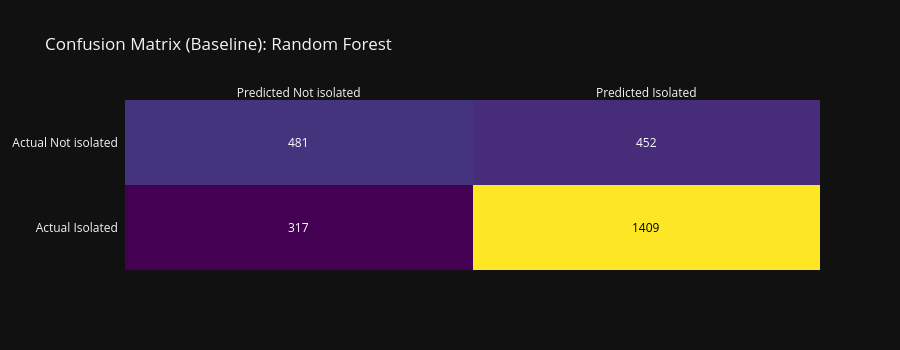
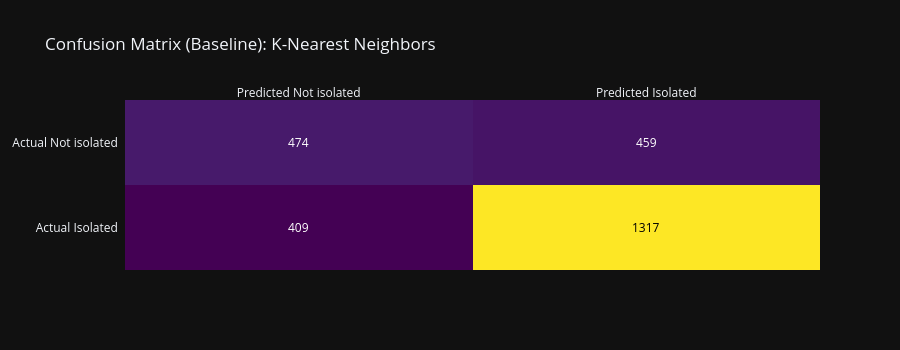
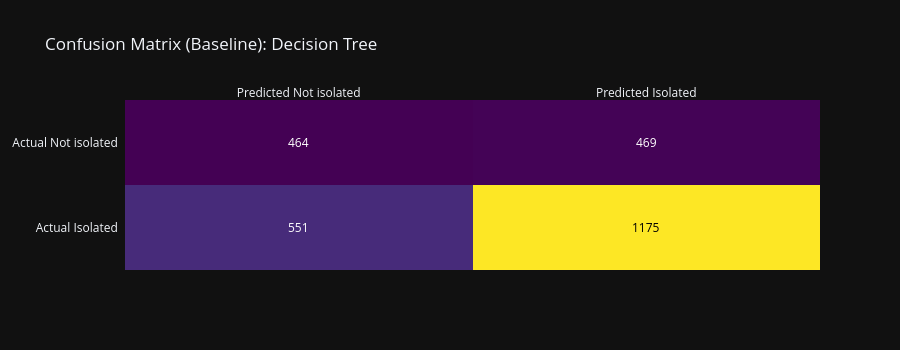
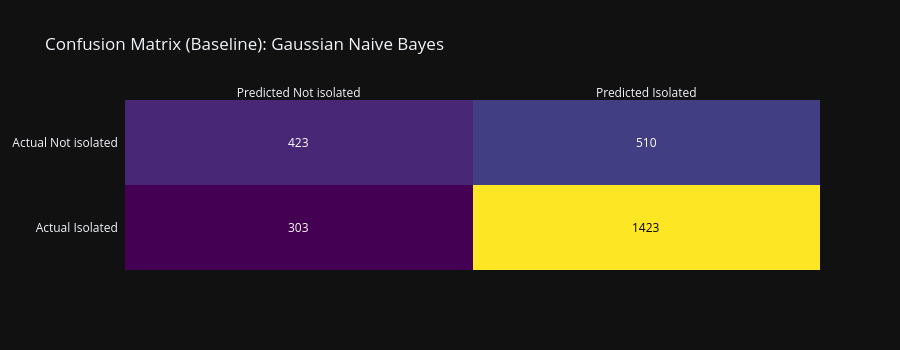

These figures' notebook cell, in order:
### Code cell
# Confusion matrices
for name in cm_data:
    cm = cm_data[name]
    fig_cm = ff.create_annotated_heatmap(
        z=cm.tolist(),
        x=["Predicted Not isolated", "Predicted Isolated"],
        y=["Actual Not isolated", "Actual Isolated"],
        annotation_text=[[str(y) for y in x] for x in cm.tolist()],
        colorscale="Viridis"
    )
    fig_cm.update_layout(title_text=f"Confusion Matrix (Baseline): {name}",
                         yaxis=dict(autorange="reversed"), height=350)
    fig_cm.show()

### Figure 1 — Plotly figure (JSON) as saved in the notebook; plotly's stock layout.template omitted (floating-point values rounded to 4 significant figures)
{"data": [{"colorscale": [[0.0, "#440154"], [0.1111, "#482878"], [0.2222, "#3e4989"], [0.3333, "#31688e"], [0.4444, "#26828e"], [0.5556, "#1f9e89"], [0.6667, "#35b779"], [0.7778, "#6ece58"], [0.8889, "#b5de2b"], [1.0, "#fde725"]], "reversescale": false, "showscale": false, "x": ["Predicted Not isolated", "Predicted Isolated"], "y": ["Actual Not isolated", "Actual Isolated"], "z": [[481, 452], [317, 1409]], "type": "heatmap"}], "layout": {"annotations": [{"font": {"color": "#FFFFFF"}, "showarrow": false, "text": "481", "x": "Predicted Not isolated", "xref": "x", "y": "Actual Not isolated", "yref": "y"}, {"font": {"color": "#FFFFFF"}, "showarrow": false, "text": "452", "x": "Predicted Isolated", "xref": "x", "y": "Actual Not isolated", "yref": "y"}, {"font": {"color": "#FFFFFF"}, "showarrow": false, "text": "317", "x": "Predicted Not isolated", "xref": "x", "y": "Actual Isolated", "yref": "y"}, {"font": {"color": "#000000"}, "showarrow": false, "text": "1409", "x": "Predicted Isolated", "xref": "x", "y": "Actual Isolated", "yref": "y"}], "xaxis": {"dtick": 1, "gridcolor": "rgb(0, 0, 0)", "side": "top", "ticks": ""}, "yaxis": {"dtick": 1, "ticks": "", "ticksuffix": "  ", "autorange": "reversed"}, "title": {"text": "Confusion Matrix (Baseline): Random Forest"}, "height": 350}}

### Figure 2 — Plotly figure (JSON) as saved in the notebook; plotly's stock layout.template omitted (floating-point values rounded to 4 significant figures)
{"data": [{"colorscale": [[0.0, "#440154"], [0.1111, "#482878"], [0.2222, "#3e4989"], [0.3333, "#31688e"], [0.4444, "#26828e"], [0.5556, "#1f9e89"], [0.6667, "#35b779"], [0.7778, "#6ece58"], [0.8889, "#b5de2b"], [1.0, "#fde725"]], "reversescale": false, "showscale": false, "x": ["Predicted Not isolated", "Predicted Isolated"], "y": ["Actual Not isolated", "Actual Isolated"], "z": [[474, 459], [409, 1317]], "type": "heatmap"}], "layout": {"annotations": [{"font": {"color": "#FFFFFF"}, "showarrow": false, "text": "474", "x": "Predicted Not isolated", "xref": "x", "y": "Actual Not isolated", "yref": "y"}, {"font": {"color": "#FFFFFF"}, "showarrow": false, "text": "459", "x": "Predicted Isolated", "xref": "x", "y": "Actual Not isolated", "yref": "y"}, {"font": {"color": "#FFFFFF"}, "showarrow": false, "text": "409", "x": "Predicted Not isolated", "xref": "x", "y": "Actual Isolated", "yref": "y"}, {"font": {"color": "#000000"}, "showarrow": false, "text": "1317", "x": "Predicted Isolated", "xref": "x", "y": "Actual Isolated", "yref": "y"}], "xaxis": {"dtick": 1, "gridcolor": "rgb(0, 0, 0)", "side": "top", "ticks": ""}, "yaxis": {"dtick": 1, "ticks": "", "ticksuffix": "  ", "autorange": "reversed"}, "title": {"text": "Confusion Matrix (Baseline): K-Nearest Neighbors"}, "height": 350}}

### Figure 3 — Plotly figure (JSON) as saved in the notebook; plotly's stock layout.template omitted (floating-point values rounded to 4 significant figures)
{"data": [{"colorscale": [[0.0, "#440154"], [0.1111, "#482878"], [0.2222, "#3e4989"], [0.3333, "#31688e"], [0.4444, "#26828e"], [0.5556, "#1f9e89"], [0.6667, "#35b779"], [0.7778, "#6ece58"], [0.8889, "#b5de2b"], [1.0, "#fde725"]], "reversescale": false, "showscale": false, "x": ["Predicted Not isolated", "Predicted Isolated"], "y": ["Actual Not isolated", "Actual Isolated"], "z": [[464, 469], [551, 1175]], "type": "heatmap"}], "layout": {"annotations": [{"font": {"color": "#FFFFFF"}, "showarrow": false, "text": "464", "x": "Predicted Not isolated", "xref": "x", "y": "Actual Not isolated", "yref": "y"}, {"font": {"color": "#FFFFFF"}, "showarrow": false, "text": "469", "x": "Predicted Isolated", "xref": "x", "y": "Actual Not isolated", "yref": "y"}, {"font": {"color": "#FFFFFF"}, "showarrow": false, "text": "551", "x": "Predicted Not isolated", "xref": "x", "y": "Actual Isolated", "yref": "y"}, {"font": {"color": "#000000"}, "showarrow": false, "text": "1175", "x": "Predicted Isolated", "xref": "x", "y": "Actual Isolated", "yref": "y"}], "xaxis": {"dtick": 1, "gridcolor": "rgb(0, 0, 0)", "side": "top", "ticks": ""}, "yaxis": {"dtick": 1, "ticks": "", "ticksuffix": "  ", "autorange": "reversed"}, "title": {"text": "Confusion Matrix (Baseline): Decision Tree"}, "height": 350}}

### Figure 4 — Plotly figure (JSON) as saved in the notebook; plotly's stock layout.template omitted (floating-point values rounded to 4 significant figures)
{"data": [{"colorscale": [[0.0, "#440154"], [0.1111, "#482878"], [0.2222, "#3e4989"], [0.3333, "#31688e"], [0.4444, "#26828e"], [0.5556, "#1f9e89"], [0.6667, "#35b779"], [0.7778, "#6ece58"], [0.8889, "#b5de2b"], [1.0, "#fde725"]], "reversescale": false, "showscale": false, "x": ["Predicted Not isolated", "Predicted Isolated"], "y": ["Actual Not isolated", "Actual Isolated"], "z": [[423, 510], [303, 1423]], "type": "heatmap"}], "layout": {"annotations": [{"font": {"color": "#FFFFFF"}, "showarrow": false, "text": "423", "x": "Predicted Not isolated", "xref": "x", "y": "Actual Not isolated", "yref": "y"}, {"font": {"color": "#FFFFFF"}, "showarrow": false, "text": "510", "x": "Predicted Isolated", "xref": "x", "y": "Actual Not isolated", "yref": "y"}, {"font": {"color": "#FFFFFF"}, "showarrow": false, "text": "303", "x": "Predicted Not isolated", "xref": "x", "y": "Actual Isolated", "yref": "y"}, {"font": {"color": "#000000"}, "showarrow": false, "text": "1423", "x": "Predicted Isolated", "xref": "x", "y": "Actual Isolated", "yref": "y"}], "xaxis": {"dtick": 1, "gridcolor": "rgb(0, 0, 0)", "side": "top", "ticks": ""}, "yaxis": {"dtick": 1, "ticks": "", "ticksuffix": "  ", "autorange": "reversed"}, "title": {"text": "Confusion Matrix (Baseline): Gaussian Naive Bayes"}, "height": 350}}
